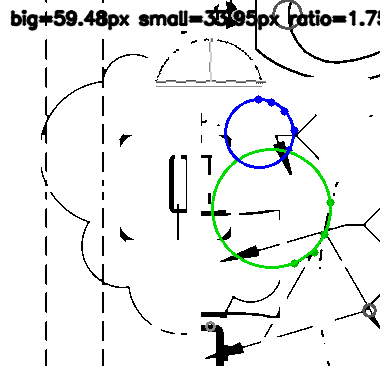
#> input picture experiments/new_cloud_detect_single_step/measurements/step_07_scallops_overlay_measured.png, 380 x 366 px
$ python measure_arc_ratio.py --image measurements/step_07_scallops_overlay_measured.png
#> lines starting #> are read from the running program, lines starting #| are printed output that depends on the picture; after the words box and inside, x2 and y2 are one past the last pixel; in counts of white or black regions, pixels touching at a corner belong together
from __future__ import annotations

import argparse
import json
import math
from dataclasses import dataclass
from pathlib import Path

import cv2
import numpy as np


WINDOW_NAME = "measure_arc_ratio"
OUTPUT_DIR = Path(__file__).parent / "measurements"
POINT_RADIUS = 4


@dataclass(frozen=True)
class CircleFit:
    cx: float
    cy: float
    radius: float


def fit_circle(points: list[tuple[float, float]]) -> CircleFit | None:
    if len(points) < 3:
        return None
    pts = np.asarray(points, dtype=np.float64)
    x = pts[:, 0]
    y = pts[:, 1]
    a = np.column_stack((2 * x, 2 * y, np.ones(len(pts))))
    b = x * x + y * y
    try:
        sol, *_ = np.linalg.lstsq(a, b, rcond=None)
    except np.linalg.LinAlgError:
        return None
    cx, cy, c = sol.tolist()
    radius_sq = c + cx * cx + cy * cy
    if radius_sq <= 0:
        return None
    return CircleFit(cx=float(cx), cy=float(cy), radius=float(math.sqrt(radius_sq)))


def scaled_image(image: np.ndarray) -> tuple[np.ndarray, int]:
    h, w = image.shape[:2]
#> h = 366; w = 380
    max_dim = max(h, w)
#> max_dim = 380
    if max_dim <= 300:
        scale = 4
    elif max_dim <= 700:
        scale = 2
    else:
        scale = 1
    if scale == 1:
        return image.copy(), scale
    return cv2.resize(image, None, fx=scale, fy=scale, interpolation=cv2.INTER_NEAREST), scale


def draw_scene(
    gray: np.ndarray,
    points_big: list[tuple[float, float]],
    points_small: list[tuple[float, float]],
    active_set: int,
) -> tuple[np.ndarray, int]:
    base = cv2.cvtColor(gray, cv2.COLOR_GRAY2BGR)
    display, scale = scaled_image(base)
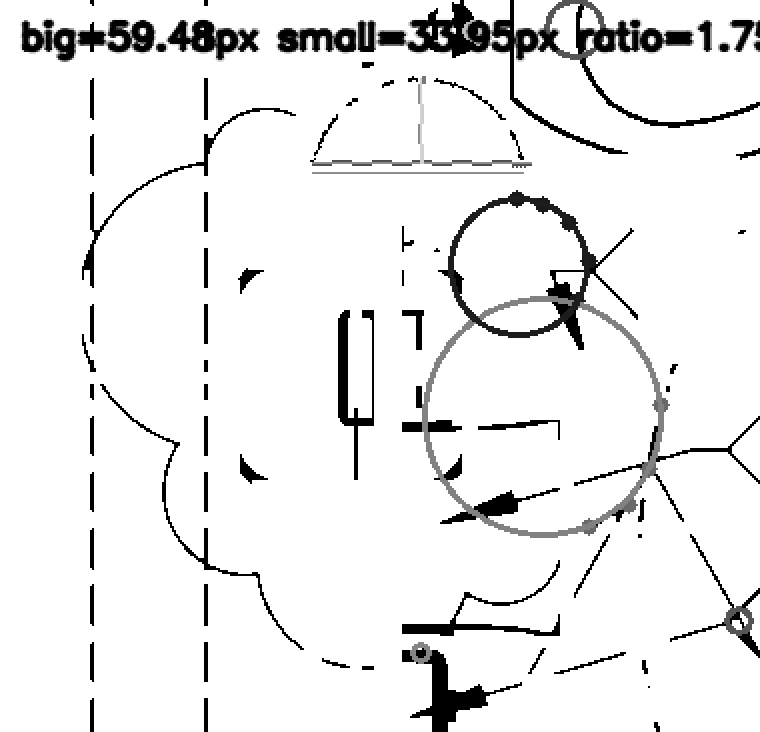
#> display: shape (732, 760, 3); min 0, max 255, mean 235.4
#> scale = 2

    def draw_points(points: list[tuple[float, float]], color: tuple[int, int, int]) -> None:
#> called with color = (0, 180, 0)
        for x, y in points:
            cv2.circle(display, (int(round(x * scale)), int(round(y * scale))), POINT_RADIUS * scale, color, -1)

    def draw_circle(points: list[tuple[float, float]], color: tuple[int, int, int]) -> None:
        fit = fit_circle(points)
        if fit is None:
            return
        cv2.circle(
            display,
            (int(round(fit.cx * scale)), int(round(fit.cy * scale))),
            int(round(fit.radius * scale)),
            color,
            max(1, scale),
        )

    draw_points(points_big, (0, 180, 0))
    draw_points(points_small, (220, 0, 0))
    draw_circle(points_big, (0, 220, 0))
    draw_circle(points_small, (255, 0, 0))

    active_label = "BIG arc" if active_set == 0 else "SMALL arc"
    info_lines = [
        "Left click: add point",
        "Space: switch to small arc",
        "Z / Backspace: undo last point",
        "R: reset all",
        "Enter: fit and save",
        f"Active set: {active_label}",
        f"BIG points: {len(points_big)}  SMALL points: {len(points_small)}",
    ]
    y = 24
    for line in info_lines:
        cv2.putText(display, line, (10, y), cv2.FONT_HERSHEY_SIMPLEX, 0.6 * scale, (0, 0, 0), max(1, scale), cv2.LINE_AA)
        y += int(22 * scale)
#> this loop made 7 passes
#> y on passes 1 to 7: 68, 112, 156, 200, 244, 288, 332
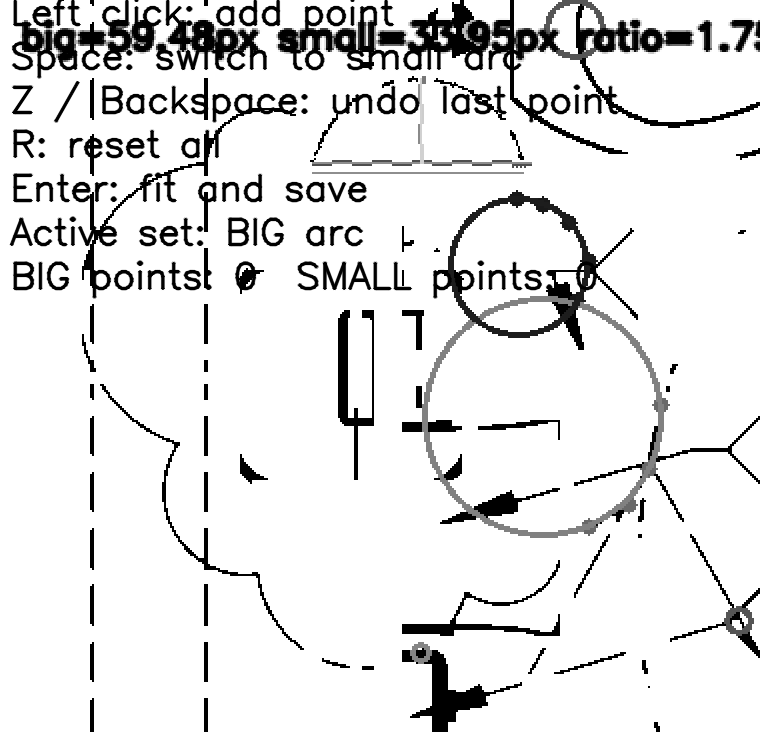
#> display: shape (732, 760, 3); 5.51% of pixels changed, all inside (x1, y1, x2, y2) = (9, 0, 619, 299)
#> after the loop, y = 332
    return display, scale


# [60 lines left out: function save_outputs, not called in this run]


def main() -> int:
    parser = argparse.ArgumentParser()
    parser.add_argument("--image", type=Path, required=True, help="Path to an image containing one big/small scallop pair.")
    args = parser.parse_args()

    image_path = args.image if args.image.is_absolute() else (Path.cwd() / args.image).resolve()
    gray = cv2.imread(str(image_path), cv2.IMREAD_GRAYSCALE)
    if gray is None:
        print(f"Could not read image: {image_path}")
        return 1

    state = {
        "big": [],
        "small": [],
        "active": 0,
        "display_scale": 1,
    }

    def redraw() -> None:
        display, scale = draw_scene(gray, state["big"], state["small"], state["active"])
#> scale = 2
        state["display_scale"] = scale
        cv2.imshow(WINDOW_NAME, display)

    # [9 lines left out: function on_mouse, not called in this run]

    try:
        cv2.destroyWindow(WINDOW_NAME)
    except cv2.error:
        pass
    cv2.namedWindow(WINDOW_NAME, cv2.WINDOW_AUTOSIZE)
    cv2.setMouseCallback(WINDOW_NAME, on_mouse)
    redraw()
    print("Click points along the BIG arc, press Space, click points along the SMALL arc, then press Enter.")

    while True:
        key = cv2.waitKey(20) & 0xFF
#> (key Esc is pressed here)
        if key == 27:  # ESC
            cv2.destroyAllWindows()
            print("Cancelled.")
            return 0
        if key == ord(" "):
            state["active"] = 1
            redraw()
        elif key in (ord("z"), 8):
            current = "big" if state["active"] == 0 else "small"
            if state[current]:
                state[current].pop()
                redraw()
        elif key == ord("r"):
            state["big"].clear()
            state["small"].clear()
            state["active"] = 0
            redraw()
        elif key in (13, 10):
            if len(state["big"]) >= 3 and len(state["small"]) >= 3:
                save_outputs(image_path, gray, state["big"], state["small"])
                cv2.destroyAllWindows()
                return 0
            print("Need at least 3 points on each arc before pressing Enter.")


if __name__ == "__main__":
    raise SystemExit(main())
#> (the program exits here)
